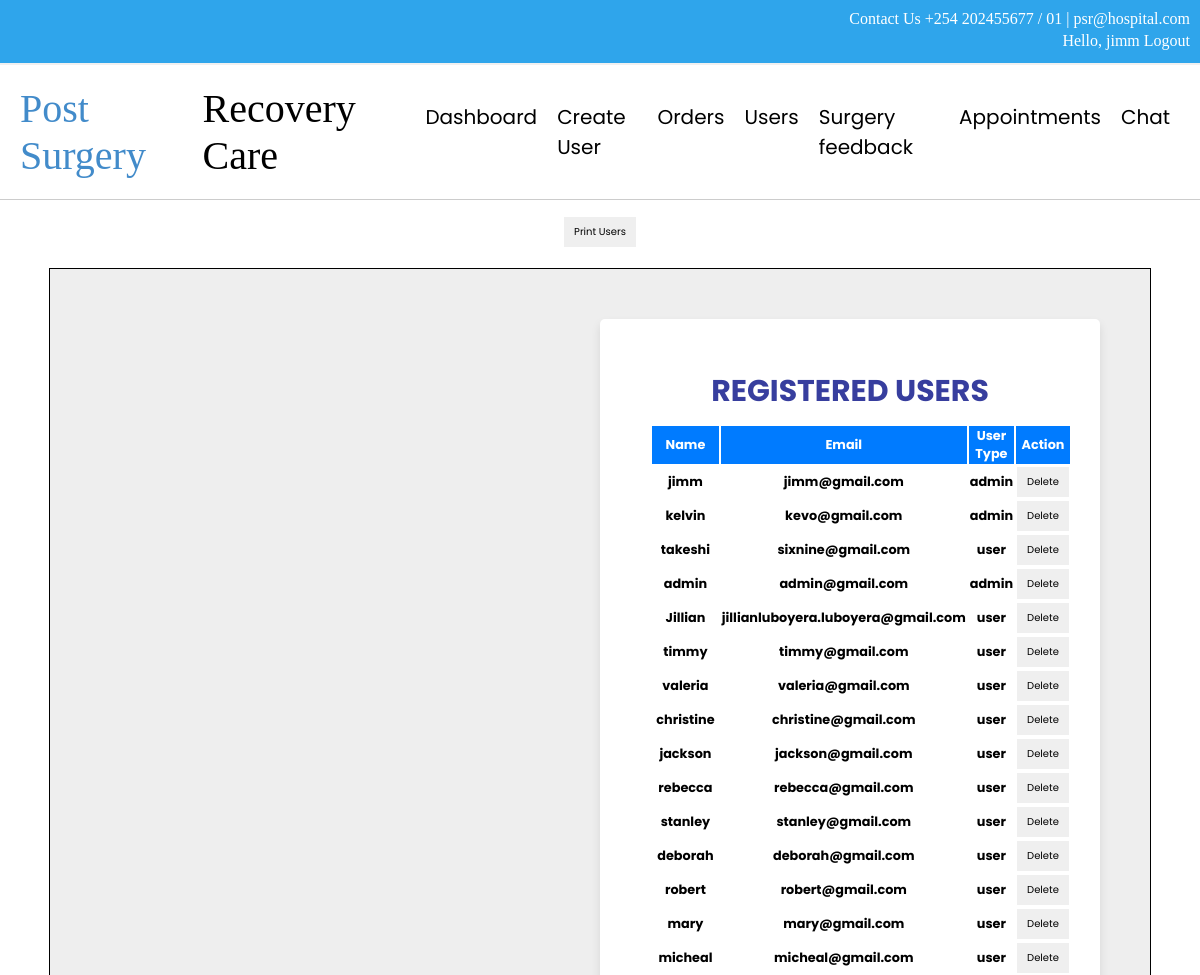
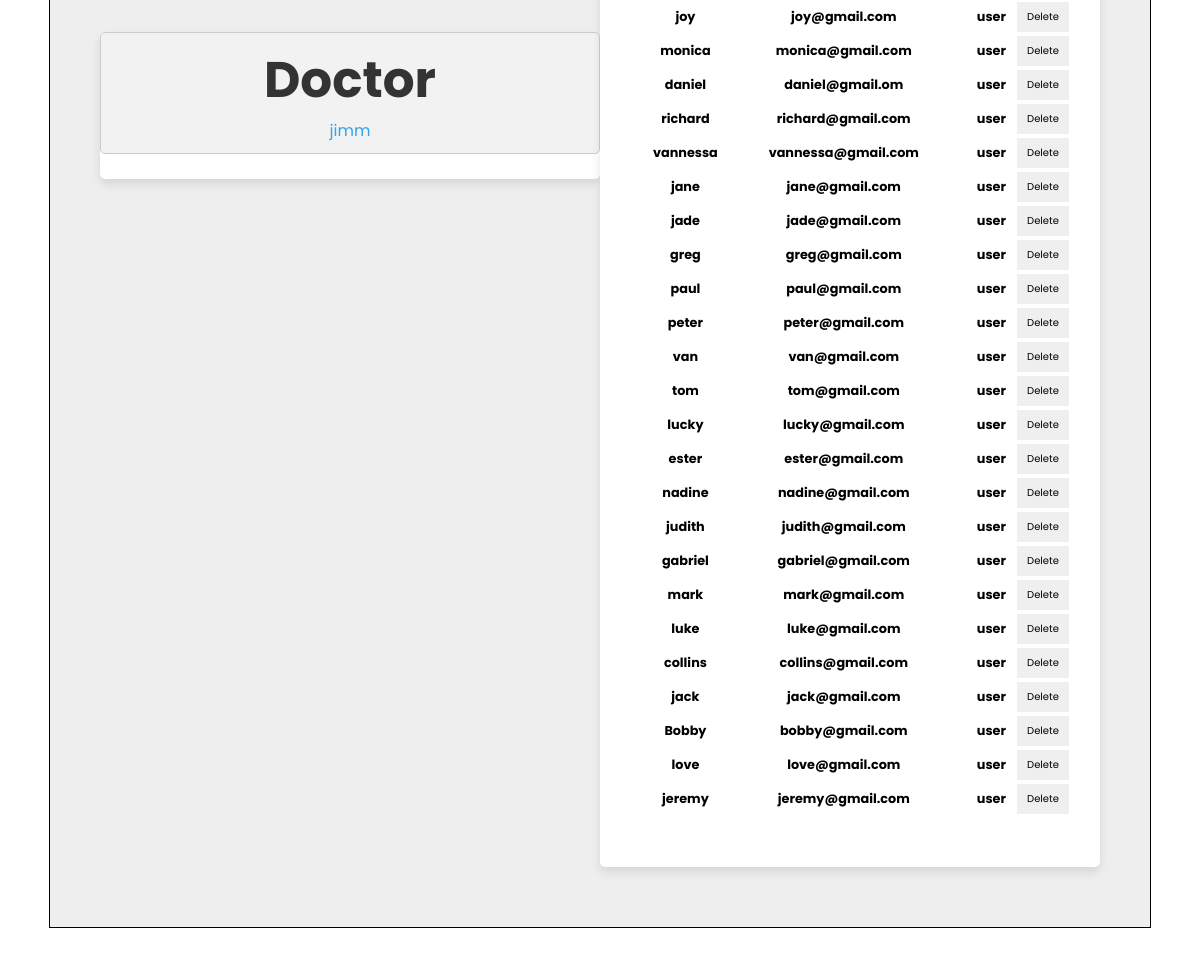
The page /admin/users.php (signed in) on the database its author committed (2 pictures, top to bottom).
### tables this page shows
CREATE TABLE `user_form` (
  `id` int(255) NOT NULL,
  `name` varchar(255) NOT NULL,
  `email` varchar(255) NOT NULL,
  `password` varchar(255) NOT NULL,
  `user_type` varchar(255) NOT NULL DEFAULT 'user'
);

### admin/users.php (the view, shortened to what this page needs)
<?php
include '../config.php';
?>
<!DOCTYPE html>
<html lang="en">
<head>
   <link href="../css/nav.css" type="text/css" rel="stylesheet">
   <link rel="stylesheet" href="print.css" media="print">
</head>
<body>
   <div class="top">
      <div>
       Contact Us +254 202455677 / 01 | psr@hospital.com
       <br>
          Hello, <?php echo $_SESSION['admin_name']; ?>
       <a href="../login_form.php">Logout</a>
      </div>
   </div>
  <nav class="navbar">
  <div class="logo">
    <a href="#" class="logo-text">
      <span class="logo-part-1">Post Surgery</span>
      <span class="logo-part-2">Recovery Care</span>
    </a>
  </div>
  <ul class="nav-links">
    <li><a href="dashboard.php">Dashboard</a></li>
    <li><a href="create_user.php">Create User</a></li>
    <li><a href="medicine.php">Orders</a></li>
    <li><a href="users.php">Users</a></li>
    <li><a href="surgeryf.php">Surgery feedback</a></li>
    <li><a href="reserve.php">Appointments</a></li>
    <li><a href="../chatlogin.php">Chat</a></li>
  </ul>
</nav>
   <h1><button  class="print" type="button" onclick="window.print('.form-container')">Print Users</button><h1>
   <div class="container">
      <div class="content">
         <div class="form-container" style="border: 1px solid black;">
           <form class="doctor"><h1>Doctor<br> <span><?php echo $_SESSION['admin_name'] ?></span></h1><br></form>
          <form action="users.php" method="post">
    <h3>Registered Users</h3>
    <table>
        <tr>
            <th>Name</th>
            <th>Email</th>
            <th>User Type</th>
            <th>Action</th>
        </tr>
        <?php
            $sql = "SELECT id, name, email, user_type FROM user_form";
            $result = mysqli_query($conn, $sql);
            if (mysqli_num_rows($result) > 0) {
                while($row = mysqli_fetch_assoc($result)) {
                    echo "<tr>
                            <td>".$row["name"]."</td>
                            <td>".$row["email"]."</td>
                            <td>".$row["user_type"]."</td>
                            <td>
                                <button name='delete' type='submit' value='".$row["id"]."' onclick='return confirm(\"Are you sure you want to delete this user?\")'>Delete</button>
                            </td>
                          </tr>";
                }
            } else {
                echo "<tr><td colspan='4'>0 results</td></tr>";
            }
        ?>
    </table>
</form>
         </div>
      </div>
   </div>
</body>
</html>

### css/nav.css (style rules this page uses)
* { font-family: 'Poppins', sans-serif; margin:0; padding:0; box-sizing: border-box; outline: none; border:none; text-decoration: none; }
.container { min-height: 100vh; display: flex; align-items: center; justify-content: center; padding:20px; padding-bottom: 60px; width: 100%; }
.container .content { text-align: center; }
.container .content h3 { font-size: 30px; color:rgb(55, 62, 158); }
.container .content h1 { font-size: 50px; color:#333; }
.container .content h1 span { color:#2FA5EB; }
.form-container { min-height: 100vh; display: flex; align-items: center; justify-content: center; padding:50px; padding-bottom: 60px; background: #eee; }
.form-container form { padding:50px; border-radius: 5px; box-shadow: 0 5px 10px rgba(0,0,0,.1); background: #fff; text-align: center; width: 500px; }
.form-container form h3 { font-size: 30px; text-transform: uppercase; margin-bottom: 10px; color:#333; }
.top { width:100%; background-color:#2FA5EB ; border-bottom:2px solid #f0f0f0; display: flex; }
.top div { width:1200px; color:#fff; background-color:#2FA5EB ; font-family:calibri; padding:10px; text-align:right; }
.top div a { color: #fff; font-family:calibri; }
.navbar { display: flex; justify-content: space-between; align-items: center; padding: 20px; background-color: #fff; border-bottom: 1px solid #ccc; }
.logo-text { display: flex; align-items: center; text-decoration: none; color: #000; }
.logo-part-1 { font-size: 40px; font-family: forte; color: #428bca; }
.logo-part-2 { font-size: 40px; font-family: forte; color: #000; }
.nav-links { position: sticky; display: flex; list-style: none; margin: 0; padding: 0; }
.nav-links li { margin: 0 10px; }
.nav-links a { text-decoration: none; color: #000; font-size: 20px; }
table { font-size: 0.4em; }
th, td { padding: 1px; }
td { width: 10px; }
th { background-color: #007bff; color: #fff; }
h1 { text-align: center; }
button { font-size: 10px; padding: 7px 10px; }
form.doctor { margin: 0; padding: 0; font-size: 16px; }
form.doctor h1 { margin: 0; padding: 10px; text-align: center; font-size: 28px; font-weight: bold; background-color: #f2f2f2; border: 1px solid #ccc; border-radius: 5px; }
form.doctor span { display: block; font-size: 16px; font-weight: normal; }

### rows shown on the page
user_form: name "jimm", email "jimm@gmail.com", user_type "admin", $row["id"] 13 (drawn)
user_form: name "kelvin", email "kevo@gmail.com", user_type "admin", $row["id"] 17 (drawn)
user_form: name "takeshi", email "sixnine@gmail.com", user_type "user", $row["id"] 18 (drawn)
user_form: name "admin", email "admin@gmail.com", user_type "admin", $row["id"] 19 (drawn)
user_form: name "Jillian", email "jillianluboyera.luboyera@gmail.com", user_type "user", $row["id"] 20 (drawn)
user_form: name "timmy", email "timmy@gmail.com", user_type "user", $row["id"] 21 (drawn)
user_form: name "valeria", email "valeria@gmail.com", user_type "user", $row["id"] 22 (drawn)
user_form: name "christine", email "christine@gmail.com", user_type "user", $row["id"] 23 (drawn)
user_form: name "jackson", email "jackson@gmail.com", user_type "user", $row["id"] 24 (drawn)
user_form: name "rebecca", email "rebecca@gmail.com", user_type "user", $row["id"] 25 (drawn)
user_form: name "stanley", email "stanley@gmail.com", user_type "user", $row["id"] 26 (drawn)
user_form: name "deborah", email "deborah@gmail.com", user_type "user", $row["id"] 27 (drawn)
user_form: name "robert", email "robert@gmail.com", user_type "user", $row["id"] 28 (drawn)
user_form: name "mary", email "mary@gmail.com", user_type "user", $row["id"] 29 (drawn)
user_form: name "micheal", email "micheal@gmail.com", user_type "user", $row["id"] 30 (drawn)
user_form: name "joy", email "joy@gmail.com", user_type "user", $row["id"] 31 (drawn)
user_form: name "monica", email "monica@gmail.com", user_type "user", $row["id"] 32 (drawn)
user_form: name "daniel", email "daniel@gmail.om", user_type "user", $row["id"] 33 (drawn)
user_form: name "richard", email "richard@gmail.com", user_type "user", $row["id"] 34 (drawn)
user_form: name "vannessa", email "vannessa@gmail.com", user_type "user", $row["id"] 35 (drawn)
user_form: name "jane", email "jane@gmail.com", user_type "user", $row["id"] 36 (drawn)
user_form: name "jade", email "jade@gmail.com", user_type "user", $row["id"] 37 (drawn)
user_form: name "greg", email "greg@gmail.com", user_type "user", $row["id"] 38 (drawn)
user_form: name "paul", email "paul@gmail.com", user_type "user", $row["id"] 39 (drawn)
user_form: name "peter", email "peter@gmail.com", user_type "user", $row["id"] 40 (drawn)
user_form: name "van", email "van@gmail.com", user_type "user", $row["id"] 41 (drawn)
user_form: name "tom", email "tom@gmail.com", user_type "user", $row["id"] 42 (drawn)
user_form: name "lucky", email "lucky@gmail.com", user_type "user", $row["id"] 43 (drawn)
user_form: name "ester", email "ester@gmail.com", user_type "user", $row["id"] 44 (drawn)
user_form: name "nadine", email "nadine@gmail.com", user_type "user", $row["id"] 45 (drawn)
user_form: name "judith", email "judith@gmail.com", user_type "user", $row["id"] 46 (drawn)
user_form: name "gabriel", email "gabriel@gmail.com", user_type "user", $row["id"] 47 (drawn)
user_form: name "mark", email "mark@gmail.com", user_type "user", $row["id"] 48 (drawn)
user_form: name "luke", email "luke@gmail.com", user_type "user", $row["id"] 49 (drawn)
user_form: name "collins", email "collins@gmail.com", user_type "user", $row["id"] 50 (drawn)
user_form: name "jack", email "jack@gmail.com", user_type "user", $row["id"] 51 (drawn)
user_form: name "Bobby", email "bobby@gmail.com", user_type "user", $row["id"] 52 (drawn)
user_form: name "love", email "love@gmail.com", user_type "user", $row["id"] 53 (drawn)
user_form: name "jeremy", email "jeremy@gmail.com", user_type "user", $row["id"] 54 (drawn)

### other values the page prints
$_SESSION['admin_name'] "jimm"
